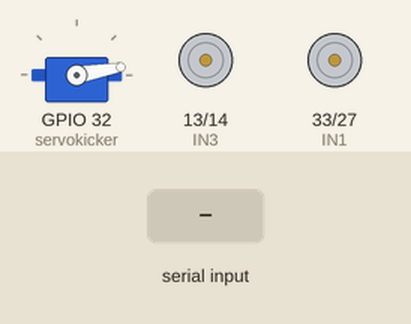
A sketch run on a simulated ESP32. Parts: servo, motor-driver pin pairs drawn as motors (green arrow = first pin HIGH = forward, orange = second pin HIGH = backward, longer = more drive). Inputs (shaded band) come from the test bench. Nothing arrives over Bluetooth unless stated.

Above: at 1.2 s.
1.3 s: "1" received over the second serial link
At 2.4 s:
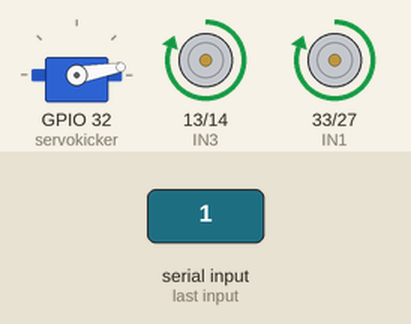
Timing chart, 0 to 4.3 s (numbered marks = the images above; inputs shaded):
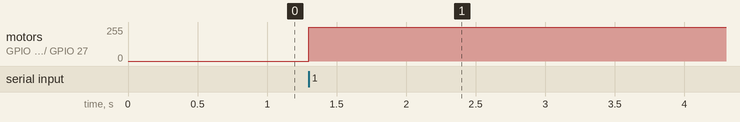

The sketch:

Final_code.ino
```cpp
#include <ESP32Servo.h>
#include <BluetoothSerial.h>
BluetoothSerial BT;
Servo kicker;
const int IN1 = 33;
const int IN2 = 27;
const int IN3 = 13;
const int IN4 = 14;
const int servokicker = 32;
void move(int s1,int s2,int s3,int s4){
  digitalWrite(IN1,s1);
  digitalWrite(IN2,s2);
  digitalWrite(IN3,s3);
  digitalWrite(IN4,s4);
}
void setup() {
  BT.begin("FINAL_V");
  kicker.attach(servokicker);
  kicker.write(10);
  pinMode(IN1,OUTPUT);
  pinMode(IN2,OUTPUT);
  pinMode(IN3,OUTPUT);
  pinMode(IN4,OUTPUT);
}

void loop() {
  if (BT.available()){
    char cmd = BT.read();
    if (cmd = 'F') move(HIGH,LOW,HIGH,LOW);
    else if (cmd = 'B')move(LOW,HIGH,LOW,HIGH);
    else if (cmd = 'L')move(LOW,HIGH,HIGH,LOW);
    else if (cmd = 'R')move(HIGH,LOW,LOW,HIGH);
    else if (cmd = 'S')move(LOW,LOW,LOW,LOW);
    else if (cmd = 'Y'){kicker.write(130); delay(300);kicker.write(60);}
  }
}
```

Measured:
- after the input at 1.3 s, motor on GPIO 13 (IN3) / GPIO 14 (IN4), motor on GPIO 33 (IN1) / GPIO 27 (IN2): stopped → forward 255/255 at once
